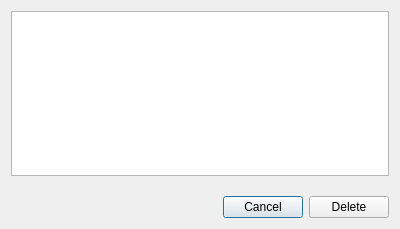
<?xml version="1.0" encoding="UTF-8"?>
<ui version="4.0">
 <class>deleteCategoryDialog</class>
 <widget class="QDialog" name="deleteCategoryDialog">
  <property name="enabled">
   <bool>true</bool>
  </property>
  <property name="geometry">
   <rect>
    <x>0</x>
    <y>0</y>
    <width>400</width>
    <height>229</height>
   </rect>
  </property>
  <property name="windowTitle">
   <string>Delete Category</string>
  </property>
  <layout class="QVBoxLayout" name="verticalLayout">
   <item>
    <widget class="QTableView" name="tableView_Category">
     <property name="enabled">
      <bool>true</bool>
     </property>
     <property name="selectionMode">
      <enum>QAbstractItemView::SingleSelection</enum>
     </property>
     <property name="selectionBehavior">
      <enum>QAbstractItemView::SelectRows</enum>
     </property>
    </widget>
   </item>
   <item>
    <spacer name="verticalSpacer">
     <property name="orientation">
      <enum>Qt::Vertical</enum>
     </property>
     <property name="sizeHint" stdset="0">
      <size>
       <width>20</width>
       <height>40</height>
      </size>
     </property>
    </spacer>
   </item>
   <item>
    <widget class="QWidget" name="widget" native="true">
     <layout class="QHBoxLayout" name="horizontalLayout">
      <property name="margin">
       <number>0</number>
      </property>
      <item>
       <spacer name="horizontalSpacer">
        <property name="orientation">
         <enum>Qt::Horizontal</enum>
        </property>
        <property name="sizeHint" stdset="0">
         <size>
          <width>40</width>
          <height>20</height>
         </size>
        </property>
       </spacer>
      </item>
      <item>
       <widget class="QPushButton" name="pushButton_Cancel">
        <property name="text">
         <string>Cancel</string>
        </property>
       </widget>
      </item>
      <item>
       <widget class="QPushButton" name="pushButton_Delete">
        <property name="text">
         <string>Delete</string>
        </property>
       </widget>
      </item>
     </layout>
    </widget>
   </item>
  </layout>
 </widget>
 <tabstops>
  <tabstop>pushButton_Cancel</tabstop>
  <tabstop>pushButton_Delete</tabstop>
 </tabstops>
 <resources/>
 <connections/>
</ui>
